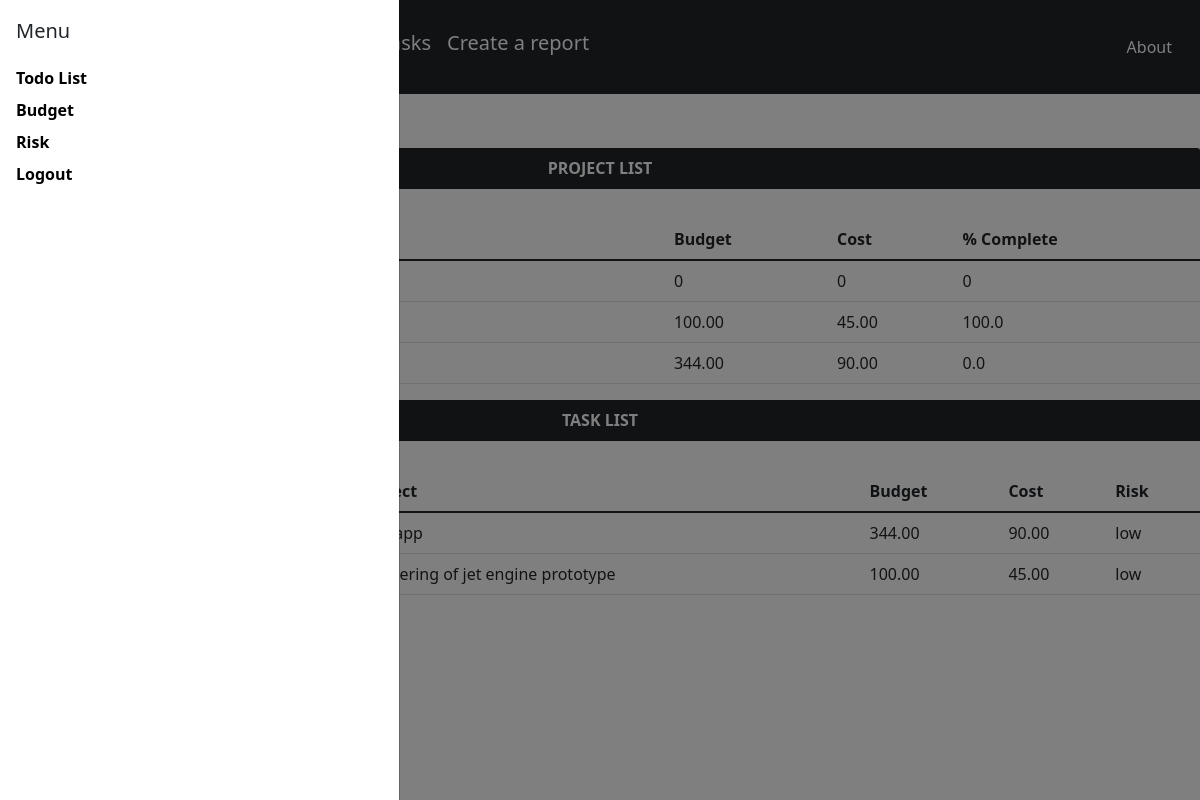
Page /budget/ (signed in) on the committed database.
### taskapp/models.py (models this page shows, shortened)
class ProjectModel(models.Model):
    complete='Complete'
    pending='Pending'
    cancelled='cancelled'
    project=models.CharField(max_length=100)
    project_number=models.DecimalField(default=0,max_digits=10,decimal_places=2)
    budget=models.DecimalField(default=0,max_digits=10,decimal_places=2)
    percentage=models.DecimalField(null =True,max_digits=10,decimal_places=2)
    status=models.CharField(max_length=10,choices=[(complete,'Complete'),(pending,'Pending'),(cancelled,'Cancelled')],default=pending)
    date=models.DateTimeField(auto_now_add=True)
    duedate=models.DateField(null=True)
    def __str__(self):
        return self.project

class TaskModel(models.Model):
    complete='Complete'
    pending='Pending'
    cancelled='cancelled'
    high='high'
    medium='medium'
    low='low'
    task=models.CharField(null=True,max_length=100)
    status=models.CharField(max_length=10,choices=[(complete,'Complete'),(pending,'Pending'),(cancelled,'Cancelled')],default=pending)
    risk=models.CharField(max_length=10,choices=[(high,'high'),(medium,'medium'),(low,'low')],default=medium)
    piority=models.CharField(max_length=10,choices=[(high,'high'),(medium,'medium'),(low,'low')],default=medium)
    projects=models.ForeignKey(ProjectModel,null=True,on_delete=models.SET_NULL)
    date=models.DateTimeField(auto_now_add=True)
    cost=models.DecimalField(default=0.00,max_digits=10,decimal_places=2)
    budget=models.DecimalField(default=0.00,max_digits=10,decimal_places=2)
    assignee=models.ForeignKey(User,null=True,on_delete=models.SET_NULL)
    comments=models.CharField(null=True,max_length=100)
    duedate=models.DateTimeField(null=True)

### taskapp/views.py (the view)
# urls.py: path('budget/',views.budget,name='taskapp-budget'),
@login_required()
def budget(request):
    data=TaskModel.objects.all().order_by('-date')
    pdata=ProjectModel.objects.all().order_by('-date')
    for p in pdata:
        t=TaskModel.objects.filter(projects=p.id)
        total_budget=0
        total_cost=0
        completed_task=t.filter(status='Complete').count()
        pending_task=t.filter(status='Pending').count()
        for task in t:
            total_budget=total_budget+task.budget
            total_cost=total_cost+task.cost
        p.budget=total_budget
        p.project_number=total_cost
        if completed_task+pending_task==0:
            percentage=0
        else:
            percentage=(completed_task/(completed_task+pending_task))*100
        p.percentage=percentage
    context={
        'data':data,
        'pdata':pdata,
    }
    return render(request,"budget.html",context)

### templates/budget.html (shortened to what this page needs)
{%extends './partials/base.html'%}
{% load crispy_forms_tags %}
{%block content%}
<section>
    <div class="card-header text-center text-white fw-bolder bg-dark">PROJECT LIST</div>
    <table id="table1" class="table">
        <thead>
          <tr>
            <th scope="col">id</th>
            <th scope="col">Project</th>
            <th scope="col">Budget</th>
            <th scope="col">Cost</th>
            <th scope="col">% Complete</th>
          </tr>
        </thead>
        <tbody>
        {%for p in pdata%}
          <tr>
            <th scope="row">{{p.id}}</th>
            <td>{{p.project}}</td>
            <td>{{p.budget}}</td>
            <td>{{p.project_number}}</td>
            <td>{{p.percentage}}</td>
          </tr>
          {%endfor%}
        </tbody>
        <button onclick="ExportToExcel('xlsx')">Export table to excel</button>
      </table>
    <div class="card-header text-center text-white fw-bolder bg-dark">TASK LIST</div>
      <table id="table" class="table">
        <thead>
          <tr>
            <th scope="col">id</th>
            <th scope="col">Task</th>
            <th scope="col">Project</th>
            <th scope="col">Budget</th>
            <th scope="col">Cost</th>
            <th scope="col">Risk</th>
          </tr>
        </thead>
        <tbody>
        {%for task in data%}
          <tr>
            <th scope="row">{{task.id}}</th>
            <td>{{task.task}}</td>
            <td>{{task.projects}}</td>
            <td>{{task.budget}}</td>
            <td>{{task.cost}}</td>
            <td>{{task.risk}}</td>
          </tr>
          {%endfor%}
        </tbody>
        <button onclick="ExportToExcel('xlsx')">Export table to excel</button>
      </table>
</section>
{%endblock%}

### rows in the picture
ProjectModel: budget "0", project_number "0", percentage "0"
ProjectModel: budget "100.00", project_number "45.00", percentage "100.0"
ProjectModel: budget "344.00", project_number "90.00", percentage "0.0"
TaskModel: budget "344.00", cost "90.00", risk "low"
TaskModel: projects "Rendering of jet engine prototype", budget "100.00", cost "45.00", risk "low"
